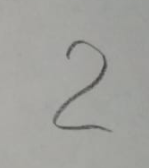
#> input picture samples/2_0.png, 149 x 168 px
$ python -i serviceFunc.py   (imports and definitions only)   (older library calls are emulated)
#> lines starting #> are read from the running program, lines starting #| are printed output that depends on the picture
import matplotlib.pyplot as plt
import numpy as np
from PIL import Image, ImageFilter, ImageOps, ImageEnhance

def imageprepare(argv):
    #"""
    #This function returns the pixel values.
    #The imput is a png file location.
    #"""
#> called with argv = '../../samples/2_0.png'
    im = Image.open(argv).convert('L')

    width = float(im.size[0])
#> width = 149
    height = float(im.size[1])
#> height = 168
    newImage = Image.new('L', (28, 28), (255))  # creates white canvas of 28x28 pixels
#> newImage: PIL image 28x28 L; every value is 255

    if width > height:  # check which dimension is bigger
        # Width is bigger. Width becomes 20 pixels.
        nheight = int(round((20.0 / width * height), 0))  # resize height according to ratio width
        if (nheight == 0):  # rare case but minimum is 1 pixel
            nheight = 1
            # resize and sharpen
        img = im.resize((20, nheight), Image.ANTIALIAS).filter(ImageFilter.SHARPEN)
        wtop = int(round(((28 - nheight) / 2), 0))  # calculate horizontal position
        newImage.paste(img, (4, wtop))  # paste resized image on white canvas
    else:
        # Height is bigger. Heigth becomes 20 pixels.
        nwidth = int(round((20.0 / height * width), 0))  # resize width according to ratio height
#> nwidth = 18
        if (nwidth == 0):  # rare case but minimum is 1 pixel
            nwidth = 1
            # resize and sharpen
        img = im.resize((nwidth, 20), Image.ANTIALIAS).filter(ImageFilter.SHARPEN)
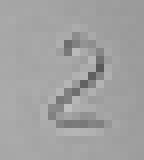
#> img: PIL image 18x20 L (shown 8 times larger); min 89, max 191, mean 161.3
        wleft = int(round(((28 - nwidth) / 2), 0))  # caculate vertical pozition
#> wleft = 5
        newImage.paste(img, (wleft, 4))  # paste resized image on white canvas
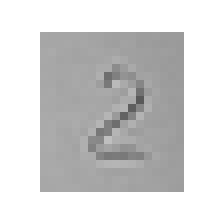
#> newImage: PIL image 28x28 L (shown 8 times larger); min 89, max 255, mean 212

    # newImage.save("sample.png

    tv = list(newImage.getdata())  # get pixel values
#> tv = 784 values, max 255 at index 0, min 89 at index 353, mean 212

    # normalize pixels to 0 and 1. 0 is pure white, 1 is pure black.
    tva = [(255 - x) * 1.0 / 255.0 for x in tv]
#> tva = 784 values, max 0.651 at index 353, min 0 at index 0, mean 0.169
    #print(tva)
    return np.array(tva).reshape((28,28))
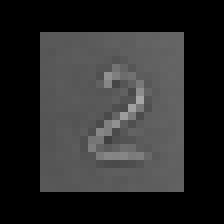
#> returned value: shape (28, 28) float64 (shown 8 times larger); min 0, max 0.651, mean 0.169

def show_img(image_file_name, label):
  img = Image.open(image_file_name).convert('L').resize((28,28))
  img = ImageOps.invert(img)

  x, y = 10, 4
  plt.figure(figsize=(22,22))
  plt.subplot(y, x, 0+1).set_title('Label {label}'.format(label=label))
  plt.imshow(img.resize((28,28)),interpolation='nearest')
  plt.show()

def show_imgArr(imgArr, label):
  x, y = 10, 4
  plt.figure(figsize=(22,22))
  plt.subplot(y, x, 0+1).set_title('Predict {label}'.format(label=label))
  plt.imshow(imgArr.reshape((28,28)), interpolation='nearest')
  plt.show()

>>> result = imageprepare('../../samples/2_0.png')

$ run again, on samples/2_1.png
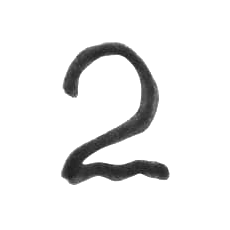
#> input picture samples/2_1.png, 230 x 230 px
#> in imageprepare, `newImage.paste(img, (wleft, 4))`:
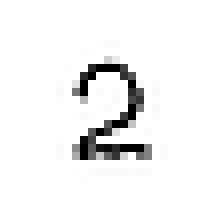
#> newImage: PIL image 28x28 L (shown 8 times larger); min 0, max 255, mean 242.2
#> tv = 784 values, max 255 at index 0, min 0 at index 236, mean 242.2
#> tva = 784 values, max 1 at index 236, min 0 at index 0, mean 0.05
#> in imageprepare, `return np.array(tva).reshape((28,28))`:
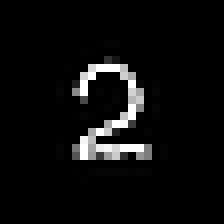
#> returned value: shape (28, 28) float64 (shown 8 times larger); min 0, max 1, mean 0.05

$ run again, on samples/3_1.png
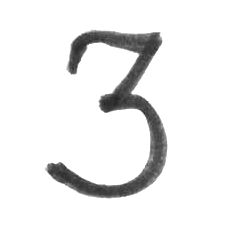
#> input picture samples/3_1.png, 225 x 225 px
#> in imageprepare, `newImage.paste(img, (wleft, 4))`:
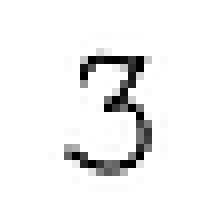
#> newImage: PIL image 28x28 L (shown 8 times larger); min 0, max 255, mean 241.3
#> tv = 784 values, max 255 at index 0, min 0 at index 207, mean 241.3
#> tva = 784 values, max 1 at index 207, min 0 at index 0, mean 0.0535
#> in imageprepare, `return np.array(tva).reshape((28,28))`:
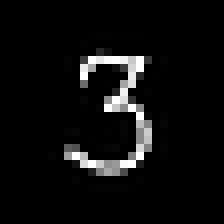
#> returned value: shape (28, 28) float64 (shown 8 times larger); min 0, max 1, mean 0.0535

$ run again, on samples/3_2.png
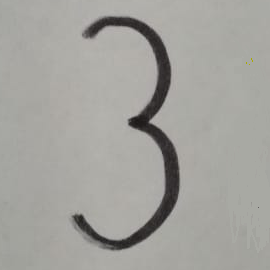
#> input picture samples/3_2.png, 270 x 270 px
#> in imageprepare, `newImage.paste(img, (wleft, 4))`:
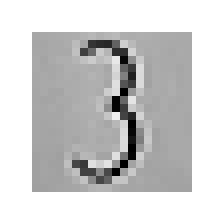
#> newImage: PIL image 28x28 L (shown 8 times larger); min 0, max 255, mean 207.3
#> tv = 784 values, max 255 at index 0, min 0 at index 323, mean 207.3
#> tva = 784 values, max 1 at index 323, min 0 at index 0, mean 0.187
#> in imageprepare, `return np.array(tva).reshape((28,28))`:
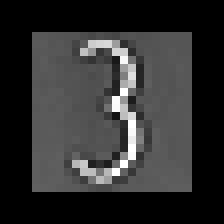
#> returned value: shape (28, 28) float64 (shown 8 times larger); min 0, max 1, mean 0.187
